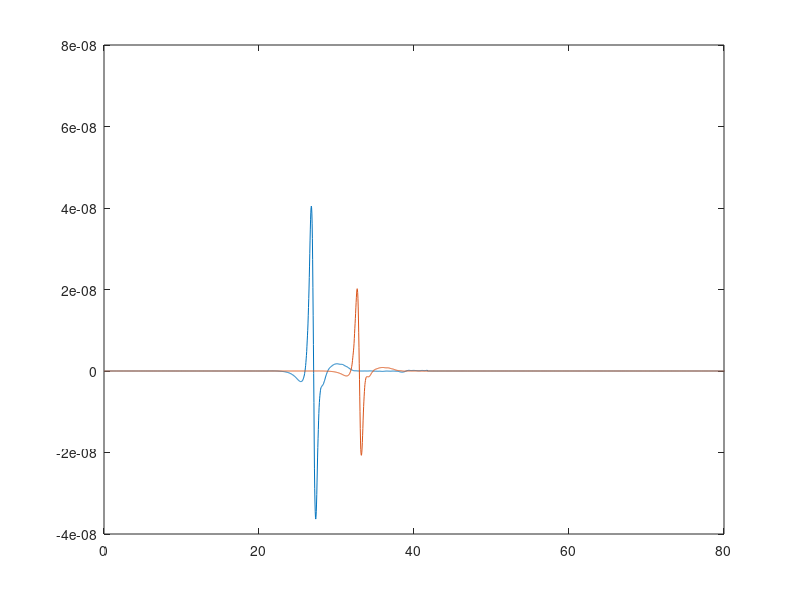
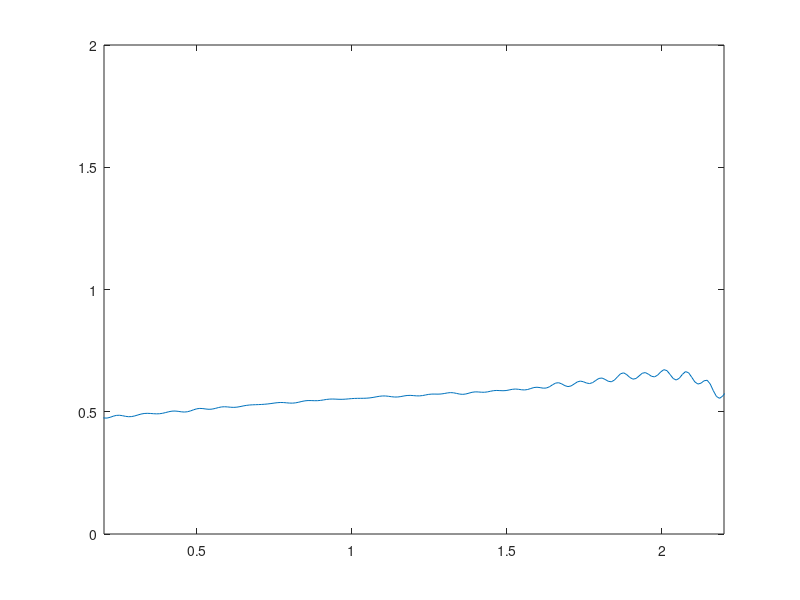
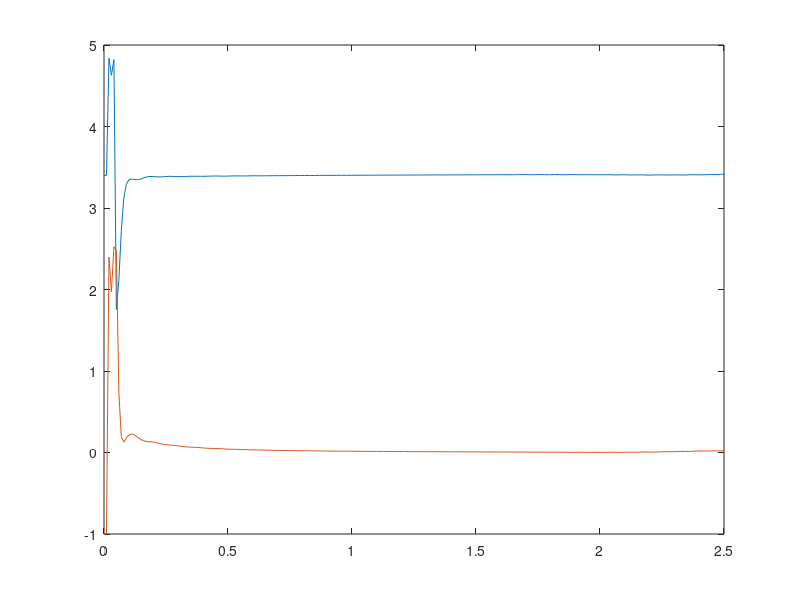

Reproduce these figures in MATLAB, in order.
close all
clear all
clc

c0=299792458;
d=737.5.*1e-6;
L1=0;

A=zeros(3000,2);
A_temp=load('measured_signal.txt');
A(1:1250,1)=A_temp(1:1250,2);
A(1:1250,2)=A_temp(1:1250,3);
t_span=A_temp(:,1).*1e-12;

% A(1200:length(t),2)=0;
% A(1200:length(t),3)=0;

ref=A(:,1);
sam=A(:,2);

dt=t_span(2)-t_span(1);
t= 0:dt:(length(A(:,1))-1)*dt;

f_span=1./dt;

L=length(A(:,2));
f=linspace(0,f_span,L+1);
f(L+1)=[];

R=fft(ref);
S=fft(sam);
R_amp=abs(R);
R_phase=angle(R);
S_amp=abs(S);
S_phase=angle(S);

n_ini=3.4+1i;
n(1:length(f))=n_ini;
Z(1:length(f))=1;

for l=1:length(f)
    
    k0(l)=2.*pi.*f(l)./c0;
    T(l)=S(l)./(R(l).*exp(1i.*k0(l).*d));
%     T=transpose(T);
    
end

for l=300:length(f)
    
    n(l)=n(l-1);

     
    while abs(Z(l))>1e-10
        
       
%         r2(l)=(n(l)-1)./(n(l)+1);
        t1(l)=2./(n(l)+1);
        t2(l)=2.*n(l)./(n(l)+1);
        
        q(l)=t1(l).*t2(l).*exp(-1i.*k0(l).*n(l).*d);%./(1-((r2(l)).^2).*exp(-1i.*2.*k0(l).*n(l).*d));%.*(1-(((r2(l)).^2).*exp(-1i.*2.*k0(l).*n(l).*d)).^1);
        
        Z(l)=q(l)-T(l);
        Y(l)=(4*exp(-(pi*d*f(l)*n(l)*1i)/149896229))/(n(l) + 1)^2 - (8*n(l)*exp(-(pi*d*f(l)*n(l)*1i)/149896229))/(n(l) + 1)^3 - (pi*d*f(l)*n(l)*exp(-(pi*d*f(l)*n(l)*1i)/149896229)*4i)/(149896229*(n(l) + 1)^2);
%         Y(l)=(4*exp(-(pi*f(l)*n(l)*59*i)/11991698320000)*((exp(-(pi*f(l)*n(l)*177*i)/5995849160000)*(n(l) - 1)^6)/(n(l) + 1)^6 - 1))/(((exp(-(pi*f(l)*n(l)*59*i)/5995849160000)*(n(l) - 1)^2)/(n(l) + 1)^2 - 1)*(n(l) + 1)^2) - (8*n(l)*exp(-(pi*f(l)*n(l)*59*i)/11991698320000)*((exp(-(pi*f(l)*n(l)*177*i)/5995849160000)*(n(l) - 1)^6)/(n(l) + 1)^6 - 1))/(((exp(-(pi*f(l)*n(l)*59*i)/5995849160000)*(n(l) - 1)^2)/(n(l) + 1)^2 - 1)*(n(l) + 1)^3) - (4*n(l)*exp(-(pi*f(l)*n(l)*59*i)/11991698320000)*(- (6*exp(-(pi*f(l)*n(l)*177*i)/5995849160000)*(n(l) - 1)^5)/(n(l) + 1)^6 + (6*exp(-(pi*f(l)*n(l)*177*i)/5995849160000)*(n(l) - 1)^6)/(n(l) + 1)^7 + (pi*f(l)*exp(-(pi*f(l)*n(l)*177*i)/5995849160000)*(n(l) - 1)^6*177*i)/(5995849160000*(n(l) + 1)^6)))/(((exp(-(pi*f(l)*n(l)*59*i)/5995849160000)*(n(l) - 1)^2)/(n(l) + 1)^2 - 1)*(n(l) + 1)^2) + (4*n(l)*exp(-(pi*f(l)*n(l)*59*i)/11991698320000)*((exp(-(pi*f(l)*n(l)*177*i)/5995849160000)*(n(l) - 1)^6)/(n(l) + 1)^6 - 1)*(- (exp(-(pi*f(l)*n(l)*59*i)/5995849160000)*(2*n(l) - 2))/(n(l) + 1)^2 + (2*exp(-(pi*f(l)*n(l)*59*i)/5995849160000)*(n(l) - 1)^2)/(n(l) + 1)^3 + (pi*f(l)*exp(-(pi*f(l)*n(l)*59*i)/5995849160000)*(n(l) - 1)^2*59*i)/(5995849160000*(n(l) + 1)^2)))/(((exp(pi*f(l)*n(l)*(-(59*i)/5995849160000))*(n(l) - 1)^2)/(n(l) + 1)^2 - 1)^2*(n(l) + 1)^2) - (pi*f(l)*n(l)*exp(-(pi*f(l)*n(l)*59*i)/11991698320000)*((exp(-(pi*f(l)*n(l)*177*i)/5995849160000)*(n(l) - 1)^6)/(n(l) + 1)^6 - 1)*59*i)/(2997924580000*((exp(-(pi*f(l)*n(l)*59*i)/5995849160000)*(n(l) - 1)^2)/(n(l) + 1)^2 - 1)*(n(l) + 1)^2);
       
        n(l)=n(l)-Z(l)./Y(l);
   
    end
end
% 
for l=299:-1:3
    
    n(l)=n(l+1);
     
    while abs(Z(l))>1e-10
        
       
%         r2(l)=(n(l)-1)./(n(l)+1);
        t1(l)=2./(n(l)+1);
        t2(l)=2.*n(l)./(n(l)+1);
        
        q(l)=t1(l).*t2(l).*exp(-1i.*k0(l).*n(l).*d);%./(1-((r2(l)).^2).*exp(-1i.*2.*k0(l).*n(l).*d));%.*(1-(((r2(l)).^2).*exp(-1i.*2.*k0(l).*n(l).*d)).^1);
        
        Z(l)=q(l)-T(l);
        Y(l)=(4*exp(-(pi*d*f(l)*n(l)*1i)/149896229))/(n(l) + 1)^2 - (8*n(l)*exp(-(pi*d*f(l)*n(l)*1i)/149896229))/(n(l) + 1)^3 - (pi*d*f(l)*n(l)*exp(-(pi*d*f(l)*n(l)*1i)/149896229)*4i)/(149896229*(n(l) + 1)^2);
%         Y(l)=(4*exp(-(pi*f(l)*n(l)*59*i)/11991698320000)*((exp(-(pi*f(l)*n(l)*177*i)/5995849160000)*(n(l) - 1)^6)/(n(l) + 1)^6 - 1))/(((exp(-(pi*f(l)*n(l)*59*i)/5995849160000)*(n(l) - 1)^2)/(n(l) + 1)^2 - 1)*(n(l) + 1)^2) - (8*n(l)*exp(-(pi*f(l)*n(l)*59*i)/11991698320000)*((exp(-(pi*f(l)*n(l)*177*i)/5995849160000)*(n(l) - 1)^6)/(n(l) + 1)^6 - 1))/(((exp(-(pi*f(l)*n(l)*59*i)/5995849160000)*(n(l) - 1)^2)/(n(l) + 1)^2 - 1)*(n(l) + 1)^3) - (4*n(l)*exp(-(pi*f(l)*n(l)*59*i)/11991698320000)*(- (6*exp(-(pi*f(l)*n(l)*177*i)/5995849160000)*(n(l) - 1)^5)/(n(l) + 1)^6 + (6*exp(-(pi*f(l)*n(l)*177*i)/5995849160000)*(n(l) - 1)^6)/(n(l) + 1)^7 + (pi*f(l)*exp(-(pi*f(l)*n(l)*177*i)/5995849160000)*(n(l) - 1)^6*177*i)/(5995849160000*(n(l) + 1)^6)))/(((exp(-(pi*f(l)*n(l)*59*i)/5995849160000)*(n(l) - 1)^2)/(n(l) + 1)^2 - 1)*(n(l) + 1)^2) + (4*n(l)*exp(-(pi*f(l)*n(l)*59*i)/11991698320000)*((exp(-(pi*f(l)*n(l)*177*i)/5995849160000)*(n(l) - 1)^6)/(n(l) + 1)^6 - 1)*(- (exp(-(pi*f(l)*n(l)*59*i)/5995849160000)*(2*n(l) - 2))/(n(l) + 1)^2 + (2*exp(-(pi*f(l)*n(l)*59*i)/5995849160000)*(n(l) - 1)^2)/(n(l) + 1)^3 + (pi*f(l)*exp(-(pi*f(l)*n(l)*59*i)/5995849160000)*(n(l) - 1)^2*59*i)/(5995849160000*(n(l) + 1)^2)))/(((exp(pi*f(l)*n(l)*(-(59*i)/5995849160000))*(n(l) - 1)^2)/(n(l) + 1)^2 - 1)^2*(n(l) + 1)^2) - (pi*f(l)*n(l)*exp(-(pi*f(l)*n(l)*59*i)/11991698320000)*((exp(-(pi*f(l)*n(l)*177*i)/5995849160000)*(n(l) - 1)^6)/(n(l) + 1)^6 - 1)*59*i)/(2997924580000*((exp(-(pi*f(l)*n(l)*59*i)/5995849160000)*(n(l) - 1)^2)/(n(l) + 1)^2 - 1)*(n(l) + 1)^2);
       
        n(l)=n(l)-Z(l)./Y(l);
   
    end
end


FS = 'Fontsize';
LW = 'LineWidth';
fs1 = 14;
fs2 = 16;
lw = 1;

figure(1)
h = plot(t*1e12,ref,t*1e12,sam);%'-b',LW,lw
% set(h(1),'Color',[0 0 1])
% set(h(2),'Color',[1 0 0])
% h(1).LineStyle = '--';
% set(gca,FS,fs1,LW,1.7,'XTick',[0.6 1 1.4 1.8 2.20],'YTick',[-0.05 -0.03 -0.01 0.01],'TickDir','in','Fontname','Arial')
% xlabel('Frequency(THz)',FS,fs2)
% ylabel('Extinction Coefficient',FS,fs2)
xlim([0 80])
% ylim([3.39 3.415])
% legend('n ini(w)=2')
% set(legend,FS,fs1)

figure(2)
h = plot(f*1e-12,abs(T));%'-b',LW,lw
% set(h(1),'Color',[0 0 1])
% set(h(2),'Color',[1 0 0])
% h(1).LineStyle = '--';
% set(gca,FS,fs1,LW,1.7,'XTick',[0.6 1 1.4 1.8 2.20],'YTick',[-0.05 -0.03 -0.01 0.01],'TickDir','in','Fontname','Arial')
% xlabel('Frequency(THz)',FS,fs2)
% ylabel('Extinction Coefficient',FS,fs2)
xlim([0.2 2.2])
% ylim([3.39 3.415])
% legend('n ini(w)=2')
% set(legend,FS,fs1)

figure(3)
h = plot(f*1e-12,real(n),f*1e-12,-imag(n));%'-b',LW,lw,
% set(h(1),'Color',[0 0 1])
% set(h(2),'Color',[1 0 0])
% h(1).LineStyle = '--';
% set(gca,FS,fs1,LW,1.7,'XTick',[0.6 1 1.4 1.8 2.20],'YTick',[-0.05 -0.03 -0.01 0.01],'TickDir','in','Fontname','Arial')
% xlabel('Frequency(THz)',FS,fs2)
% ylabel('Extinction Coefficient',FS,fs2)
xlim([0 2.5])
% ylim([3.39 3.415])
% legend('n ini(w)=2')
% set(legend,FS,fs1)

